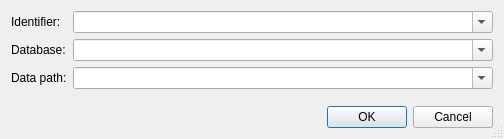
<?xml version="1.0" encoding="UTF-8"?>
<ui version="4.0">
 <class>StoreInDBDialog</class>
 <widget class="QDialog" name="StoreInDBDialog">
  <property name="windowModality">
   <enum>Qt::ApplicationModal</enum>
  </property>
  <property name="geometry">
   <rect>
    <x>0</x>
    <y>0</y>
    <width>504</width>
    <height>139</height>
   </rect>
  </property>
  <property name="windowTitle">
   <string>Store in Database</string>
  </property>
  <property name="windowIcon">
   <iconset resource="Resources.qrc">
    <normaloff>:/res/res/connect.svg</normaloff>:/res/res/connect.svg</iconset>
  </property>
  <property name="sizeGripEnabled">
   <bool>true</bool>
  </property>
  <property name="modal">
   <bool>true</bool>
  </property>
  <layout class="QVBoxLayout" name="verticalLayout">
   <item>
    <layout class="QFormLayout" name="formLayout">
     <item row="0" column="0">
      <widget class="QLabel" name="labelIdent">
       <property name="text">
        <string>Identifier:</string>
       </property>
      </widget>
     </item>
     <item row="0" column="1">
      <widget class="QComboBox" name="identComboBox">
       <property name="editable">
        <bool>true</bool>
       </property>
       <property name="insertPolicy">
        <enum>QComboBox::InsertAtCurrent</enum>
       </property>
      </widget>
     </item>
     <item row="2" column="0">
      <widget class="QLabel" name="labelPath">
       <property name="text">
        <string>Data path:</string>
       </property>
      </widget>
     </item>
     <item row="2" column="1">
      <widget class="QComboBox" name="pathComboBox">
       <property name="editable">
        <bool>true</bool>
       </property>
       <property name="insertPolicy">
        <enum>QComboBox::InsertAtCurrent</enum>
       </property>
      </widget>
     </item>
     <item row="1" column="0">
      <widget class="QLabel" name="labelConnstr">
       <property name="text">
        <string>Database:</string>
       </property>
      </widget>
     </item>
     <item row="1" column="1">
      <widget class="QComboBox" name="connstrComboBox">
       <property name="editable">
        <bool>true</bool>
       </property>
       <property name="insertPolicy">
        <enum>QComboBox::InsertAtCurrent</enum>
       </property>
      </widget>
     </item>
    </layout>
   </item>
   <item>
    <widget class="QDialogButtonBox" name="buttonBox">
     <property name="orientation">
      <enum>Qt::Horizontal</enum>
     </property>
     <property name="standardButtons">
      <set>QDialogButtonBox::Cancel|QDialogButtonBox::Ok</set>
     </property>
    </widget>
   </item>
  </layout>
 </widget>
 <resources>
  <include location="Resources.qrc"/>
 </resources>
 <connections>
  <connection>
   <sender>buttonBox</sender>
   <signal>accepted()</signal>
   <receiver>StoreInDBDialog</receiver>
   <slot>accept()</slot>
   <hints>
    <hint type="sourcelabel">
     <x>248</x>
     <y>254</y>
    </hint>
    <hint type="destinationlabel">
     <x>199</x>
     <y>41</y>
    </hint>
   </hints>
  </connection>
  <connection>
   <sender>buttonBox</sender>
   <signal>rejected()</signal>
   <receiver>StoreInDBDialog</receiver>
   <slot>reject()</slot>
   <hints>
    <hint type="sourcelabel">
     <x>316</x>
     <y>260</y>
    </hint>
    <hint type="destinationlabel">
     <x>286</x>
     <y>274</y>
    </hint>
   </hints>
  </connection>
 </connections>
</ui>
